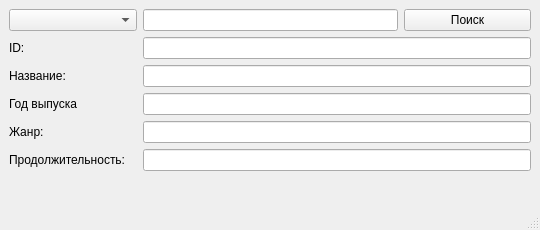
<?xml version="1.0" encoding="UTF-8"?>
<ui version="4.0">
 <class>MainWindow</class>
 <widget class="QMainWindow" name="MainWindow">
  <property name="geometry">
   <rect>
    <x>0</x>
    <y>0</y>
    <width>540</width>
    <height>230</height>
   </rect>
  </property>
  <property name="windowTitle">
   <string>Поиск по фильмам</string>
  </property>
  <widget class="QWidget" name="centralwidget">
   <layout class="QGridLayout" name="gridLayout">
    <item row="0" column="1" colspan="2">
     <widget class="QLineEdit" name="lineEditParameter"/>
    </item>
    <item row="0" column="0">
     <widget class="QComboBox" name="comboBoxParameter"/>
    </item>
    <item row="3" column="0">
     <widget class="QLabel" name="labelYear">
      <property name="text">
       <string>Год выпуска</string>
      </property>
     </widget>
    </item>
    <item row="3" column="1" colspan="3">
     <widget class="QLineEdit" name="lineEditYear"/>
    </item>
    <item row="2" column="0">
     <widget class="QLabel" name="labelTitle">
      <property name="text">
       <string>Название:</string>
      </property>
     </widget>
    </item>
    <item row="1" column="0">
     <widget class="QLabel" name="labelID">
      <property name="text">
       <string>ID:</string>
      </property>
     </widget>
    </item>
    <item row="5" column="0">
     <widget class="QLabel" name="labelDuration">
      <property name="text">
       <string>Продолжительность:</string>
      </property>
     </widget>
    </item>
    <item row="2" column="1" colspan="3">
     <widget class="QLineEdit" name="lineEditTitle"/>
    </item>
    <item row="0" column="3">
     <widget class="QPushButton" name="btnSearch">
      <property name="text">
       <string>Поиск</string>
      </property>
     </widget>
    </item>
    <item row="4" column="1" colspan="3">
     <widget class="QLineEdit" name="lineEditGenre"/>
    </item>
    <item row="4" column="0">
     <widget class="QLabel" name="labelGenre">
      <property name="text">
       <string>Жанр:</string>
      </property>
     </widget>
    </item>
    <item row="1" column="1" colspan="3">
     <widget class="QLineEdit" name="lineEditID"/>
    </item>
    <item row="5" column="1" colspan="3">
     <widget class="QLineEdit" name="lineEditDuration"/>
    </item>
    <item row="6" column="0" colspan="4">
     <spacer name="verticalSpacer">
      <property name="orientation">
       <enum>Qt::Vertical</enum>
      </property>
      <property name="sizeHint" stdset="0">
       <size>
        <width>20</width>
        <height>40</height>
       </size>
      </property>
     </spacer>
    </item>
   </layout>
  </widget>
  <widget class="QStatusBar" name="statusBar"/>
 </widget>
 <resources/>
 <connections/>
</ui>
